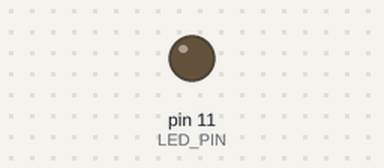
Bench run of a sketch on a simulated Arduino Uno, built with avr-gcc and run on an emulated ATmega328P. Shown: output pins drawn as LEDs (lit = HIGH).

Above: at 0.15 s.
At 39.84 s:
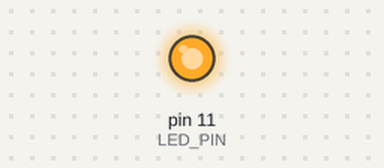
Timing chart, 0 to 40.0 s (numbered marks = the images above):
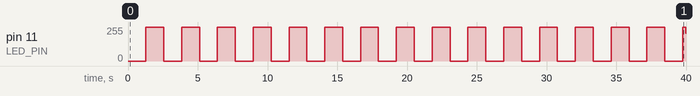

Measured:
- by itself, pin 11 (LED_PIN): 0/255 → 255/255 at 1.3 s, → 0/255 1.3 s later, → 255/255 1.3 s later, → 0/255 1.3 s later, … (32 changes in this stretch)

The sketch:

project_1.ino
```cpp
//DIGITAL PINS
//  can be set to INPUT/OUTPUT mode
//    OUTPUT: can set to HIGH (5v)/LOW (0v) state, i.e LED ON/OFF

//  some has PWM (Pulse Width Modulation) function, i.e. pin number with ~
//    fractional HIGH signal, percentage represented by an int from 0 to 255
//      25% duty cycle = 25% * 255 -> 1.25v


// Project 1 - LED fade in & out
#define LED_PIN 11

void setup() {
  pinMode(LED_PIN, OUTPUT);
}

void loop() {

  // LED fade in
  for(int i = 0; i<256; i++){
    analogWrite(LED_PIN, i); // function to write to PWM digital pin
    delay(5);
  }

  // LED fade out
  for(int i = 255; i>-1; i--){
    analogWrite(LED_PIN, i);
    delay(5);
  }
}
```
